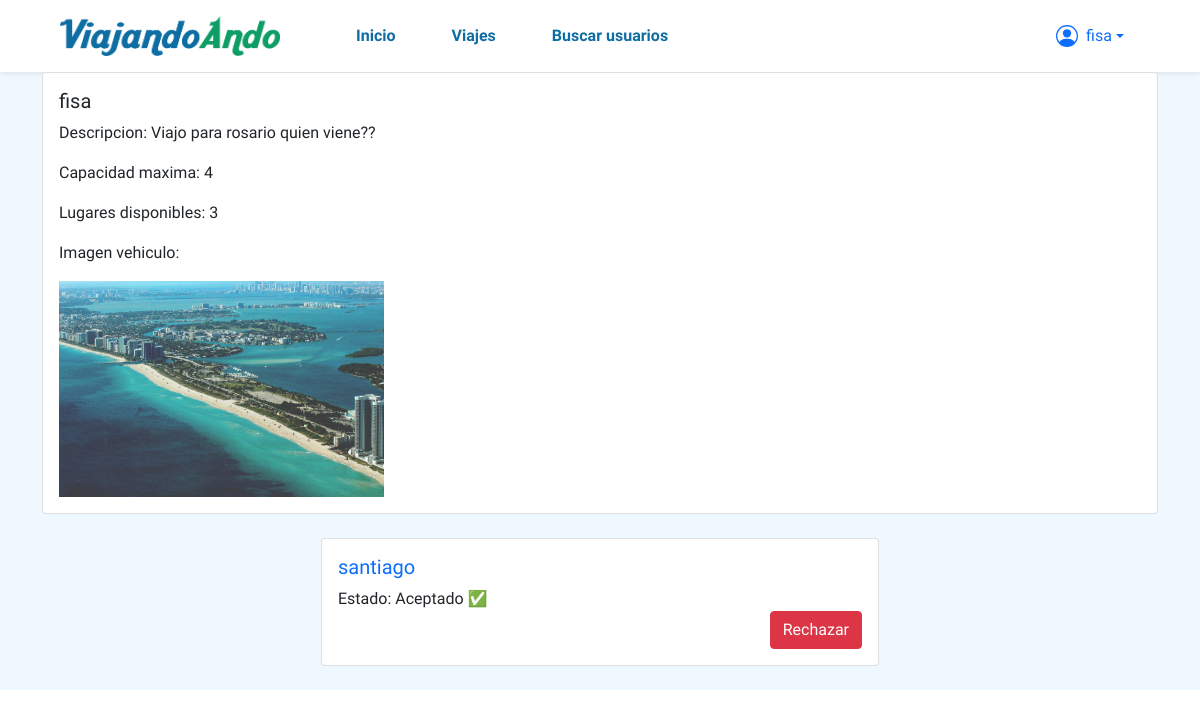
The app's page /viajes/misviajes/16 (signed in) with its own data.
### viajes/models.py (models this page shows, shortened)
class Viaje(models.Model):
    conductor = models.ForeignKey(Conductor,on_delete=models.CASCADE, related_name='conductor_set')
    datetime = models.DateTimeField(blank=True, null=True, default=None)
    fecha = models.DateField(blank=True, null=True, default=None)
    hora = models.TimeField(blank=True, null=True, default=None)
    ciudad_origen = models.ForeignKey(Ciudad,on_delete=models.CASCADE, related_name='ciudad_origen_set')
    ciudad_destino = models.ForeignKey(Ciudad,on_delete=models.CASCADE, related_name='ciudad_destino_set')
    pasajeros = models.ManyToManyField(User, through='UsuarioPeticion')
    imagen_vehiculo = models.ImageField(upload_to="images/")
    descripcion = models.CharField(max_length=250)
    capacidad = models.PositiveIntegerField()
    disponible = models.PositiveIntegerField(null=True, blank=True, default=None)
    class Meta:
        constraints = [
            models.UniqueConstraint(
                fields=['conductor', 'datetime'], name='unique_conductor_datetime_combination'
            )
        ]

class UsuarioPeticion(models.Model):
    viaje = models.ForeignKey(Viaje, on_delete=models.CASCADE)
    user = models.ForeignKey(User, on_delete=models.CASCADE)
    esta_aceptado = models.BooleanField(null=True, default=None)
    class Meta:
        constraints = [
            models.UniqueConstraint(
                fields=['viaje', 'user'], name='unique_viaje_user_combination'
            )
        ]

### users/models.py (models this page shows)
class Conductor(models.Model):
    user = models.OneToOneField(User, on_delete=models.CASCADE, primary_key=True)
    licencia = models.CharField(max_length=250)
    foto_perfil = models.ImageField(upload_to="images/", null=True, default=None)
    celular = models.BigIntegerField(blank=True, null=True, default=None);
    def __str__(self):
        string = str(self.user.username)
        return string

### viajes/views.py (the view, shortened to what this page needs)
# urls.py: path("viajes/misviajes/<int:id>", viajes_views.mis_viajes_detalle, name="mis_viajes_detalle"),
@login_required
def mis_viajes_detalle(request, id):
	viaje = Viaje.objects.get(id=id)
	if request.user == viaje.conductor.user:
		lista_usuario_peticion = UsuarioPeticion.objects.filter(viaje_id=id)
	return render(request, "viajes/mis_viajes_detalle.html", {'viaje': viaje, 'lista_usuario_peticion': lista_usuario_peticion})

### viajes/templates/viajes/mis_viajes_detalle.html (shortened to what this page needs)
{% extends 'base.html' %}
{% block content_info %}
<div class="container">
    <div class="card w-100">
        <div class="card-body">
          <h5 class="card-title">{{viaje.conductor}}</h5>
          <p class="card-text">Descripcion: {{viaje.descripcion}}</p>
          <p class="card-text">Capacidad maxima: {{viaje.capacidad}}</p>
          <p class="card-text">Lugares disponibles: {{viaje.disponible}}</p>
          <p class="card-text">Imagen vehiculo: </p>
          <img src="/media/{{viaje.imagen_vehiculo}}" style="width: 30%;" alt="Auto">
        </div>
      </div>
  <div class="d-flex justify-content-center">
    {% for usuario in lista_usuario_peticion %}
    <div class="card w-50 my-4">
        <div class="card-body">
          <h5 class="card-title"><a class="text-decoration-none" href="{% url 'perfil' usuario.user.id %}">{{usuario.user.username}}</a></h5>
          <p class="card-text d-inline">Estado:
                  {% if usuario.esta_aceptado == None %}
                    Pendiente ⏲
                    {% elif usuario.esta_aceptado == True %}
                      Aceptado ✅
                    {% else %}
                      Rechazado ❌
                  {% endif %}
          </p>
          <div class="d-flex justify-content-end">
            {% if usuario.esta_aceptado == None %}
              <form method="POST" action="" class="d-inline m-0 justify-content-end">
                {% csrf_token %}
                <input type="hidden" name="esta_aceptado" value="{{usuario.id}}"/>
                <input class="btn btn-success" value="Aceptar" type="submit" name="aceptar">
              </form>
              <form method="POST" action="" class="d-inline ps-2 m-0 justify-content-end">
                {% csrf_token %}
                <input type="hidden" name="esta_aceptado" value="{{usuario.id}}"/>
                <input class="btn btn-danger" value="Rechazar" type="submit" name="rechazar">
              </form>
              {% elif usuario.esta_aceptado == True %}
                <form method="POST" action="" class="d-inline ps-2 m-0 justify-content-end">
                  <input class="btn btn-danger" value="Rechazar" type="submit" name="rechazar">
                </form>
            {% endif %}
          </div>
        </div>
    </div>
    {% endfor %}
  </div>
</div>
{% endblock %}

### viajes/templates/base.html (shortened to what this page needs)
{% load static %}
<!DOCTYPE html>
<html lang="es">
<head>
  <link href="https://cdn.jsdelivr.net/npm/bootstrap@5.1.3/dist/css/bootstrap.min.css" rel="stylesheet">
  <link rel="stylesheet" href="{% static 'viajes/css/styles.css' %}" type="text/css">
</head>
<body>
  <header>
    <nav class="navbar navbar-expand-lg px-md-5 shadow-sm">
      <div class="container-fluid">
        <a href="/"><img class="logo" src="{% static 'viajes/img/logo.png' %}" alt="Logo"></a>
          <div class="collapse navbar-collapse" id="navbarSupportedContent">
              <div class="container-fluid d-flex justify-content-between p py-2">
                <ul class="navbar-nav gap-lg-4 ps-lg-5">
                    <li class="nav-item">
                      <a class="nav-link px-3 fw-bold itemNav rounded-pill" aria-current="page" href="/">Inicio</a>
                    </li>
                    <li class="nav-item">
                      <a class="nav-link px-3 fw-bold itemNav rounded-pill" href="{% url 'viajes' %}">Viajes</a>
                    </li>
                    <li class="nav-item">
                      <a class="nav-link px-3 fw-bold itemNav rounded-pill" href="/search/">Buscar usuarios</a>
                    </li>
              </div>
                <div class="d-flex align-items-center justify-content-center justify-content-md-end gap-4">
                  {% if user.is_authenticated %}
                        <li class="nav-item dropdown list-type">
                          <a class="nav-link dropdown-toggle d-flex align-items-center" href="#" role="button" data-bs-toggle="dropdown" aria-expanded="false">
                            {{user.username}}
                          </a>
                        </li>
                  {% else %}
                      <a class="text-decoration-none" href="{% url 'register' %}">Registrarse</a>
                      <a class="btn btn-primary text-nowrap" href="{% url 'login' %}">Iniciar Sesion</a>
                  {% endif %}
                </div>
          </div>
      </div>
    </nav>
  </header>
  <main>
    {% block content_info %}
    {% endblock %}
  </main>
</body>
</html>

### viajes/static/viajes/css/styles.css (style rules this page uses)
body { font-family: 'Ubuntu', sans-serif; }
.logo { width: 220px; }
main { background-color: aliceblue; }
.itemNav { color: #0e6da3; }
.list-type { list-style-type: none; }

### records on screen
Viaje: conductor "fisa", descripcion "Viajo para rosario quien viene??", capacidad "4", disponible "3", imagen_vehiculo (picture)
UsuarioPeticion: user.username "santiago", esta_aceptado "Aceptado ✅"

### other values on screen
{{ user.username }} "fisa"
